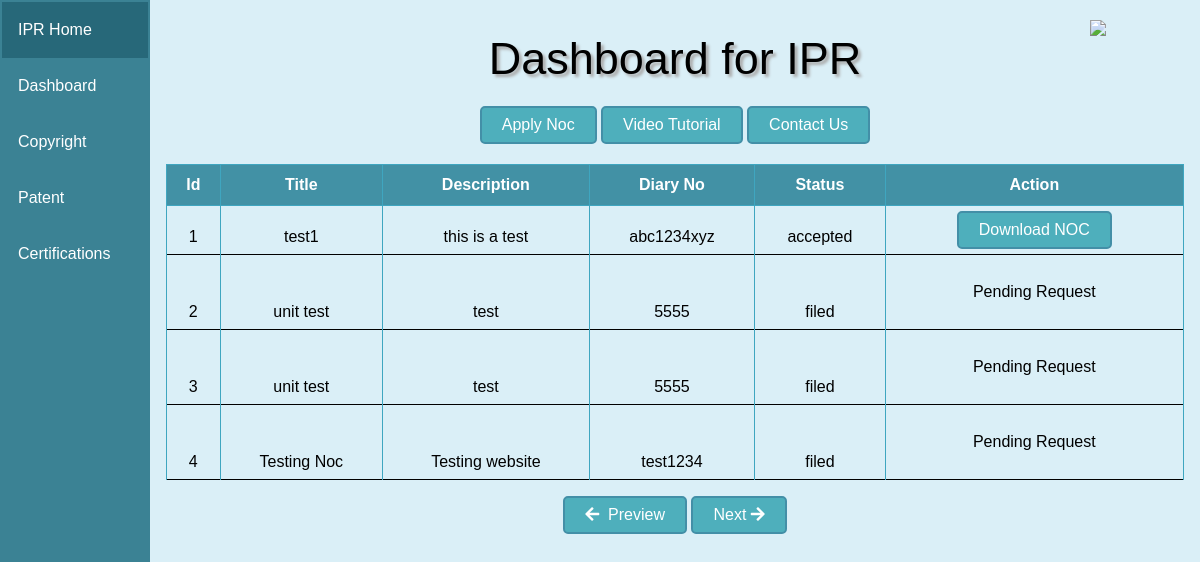
Page /dashboard.php (signed in) on the earlier database version.
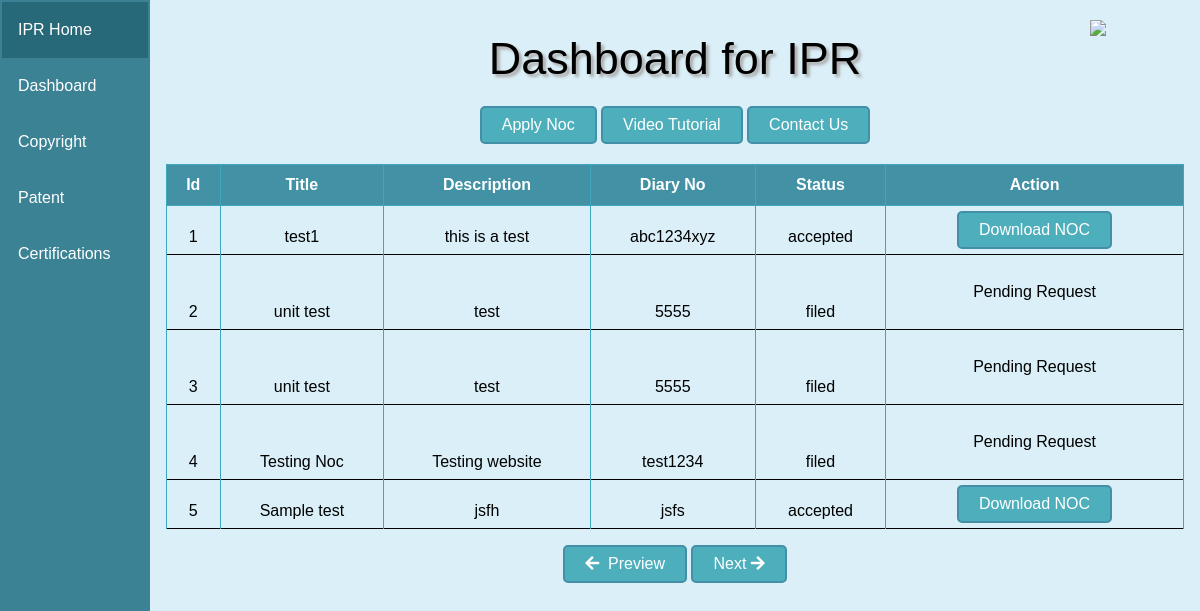
Same page on the later database version.
### tables this page shows
CREATE TABLE `ipr_copyrights` (
  `id` int(11) NOT NULL,
  `title` varchar(100) NOT NULL,
  `description` text NOT NULL,
  `diary_no` varchar(50) NOT NULL,
  `status` varchar(100) NOT NULL,
  `presenter` int(11) NOT NULL,
  `filing_date` timestamp NOT NULL DEFAULT current_timestamp(),
  `request_handler` int(11) NOT NULL,
  `action_by` varchar(100) NOT NULL DEFAULT 'Pending Request',
  `link` varchar(255) NOT NULL
);

### dashboard.php (the view, shortened to what this page needs)
<?php
require_once 'requirements.php';
?>
<!DOCTYPE html>
<html lang="en">
<head>
    <link href="https://cdnjs.cloudflare.com/ajax/libs/font-awesome/5.15.1/css/all.min.css" rel="stylesheet" />
    <link rel="stylesheet" href="https://cdnjs.cloudflare.com/ajax/libs/bootstrap/5.0.1/css/bootstrap.min.css" />
    <link rel="stylesheet" href="css/dashboard.css">
</head>
<body>
    <div class="sidebar">
        <a class="active" href="#home">IPR Home</a>
        <a href="#news">Dashboard</a>
        <a href="#news">Copyright</a>
        <a href="#contact">Patent</a>
        <a href="#about">Certifications</a>
    </div>
    <div class="logo">
        <img src="./images/logo.png">
    </div>
    <div class="content text-center">
        <h2>Dashboard for IPR</h2>
        <div class="main-buttons">
            <a type="button" href="noc.php" class="btn btn1">Apply Noc</a>
            <button type="button" class="btn btn2">Video Tutorial</button>
            <button type="button" class="btn btn3">Contact Us</button>
        </div>
        <div class="table">
            <?php
            $sql = 'SELECT *,cp.id as cpid FROM `ipr_copyrights` as `cp`,`ipr_users` as `users` WHERE users.email_id="' . $_SESSION['email'] . '" and users.id=cp.presenter';
            $query = mysqli_query($conn, $sql);
            if (!mysqli_num_rows($query)) {
                echo '<h3>No Records Found</h3>';
            } else {
                ?>
                <table class="table table-bordered">
                    <thead>
                        <tr>
                            <th scope="col">Id</th>
                            <th scope="col">Title</th>
                            <th scope="col">Description</th>
                            <th scope="col">Diary No</th>
                            <th scope="col">Status</th>
                            <th scope="col">Action</th>
                        </tr>
                    </thead>
                    <tbody>
                        <?php
                        $row = mysqli_fetch_all($query, MYSQLI_BOTH);
                        for ($i = 0; $i < mysqli_num_rows($query); $i++) {
                        ?>
                            <tr>
                                <td><?php echo ($i + 1); ?></td>
                                <td><?php echo $row[$i]['title']; ?></td>
                                <td><?php echo $row[$i]['description']; ?></td>
                                <td><?php echo $row[$i]['diary_no']; ?></td>
                                <td><?php echo $row[$i]['status']; ?></td>
                                <td>
                                    <?php
                                        if($row[$i]['link']!="" && $row[$i]['status']=="accepted"){
                                            echo '<a class="btn" href="./admin/noc/'.$row[$i]['link'].'" download>Download NOC</a>';
                                        }else{
                                            echo '<p>Pending Request</p=>';
                                        }
                                    ?>
                                </td>
                            </tr>
                        <?php
                        }
                        ?>
                    </tbody>
                </table>
            <?php
            }
            ?>
            <button type="button" class="btn"><i class="fas fa-arrow-left"></i>&nbsp; Preview</button>
            <button type="button" class="btn">Next&nbsp;<i class="fas fa-arrow-right"></i></button>
        </div>
    </div>
    <br>
</body>
</html>

Differences in the rows shown:
added ipr_copyrights: title "Sample test", description "jsfh", diary_no "jsfs", status "accepted"
